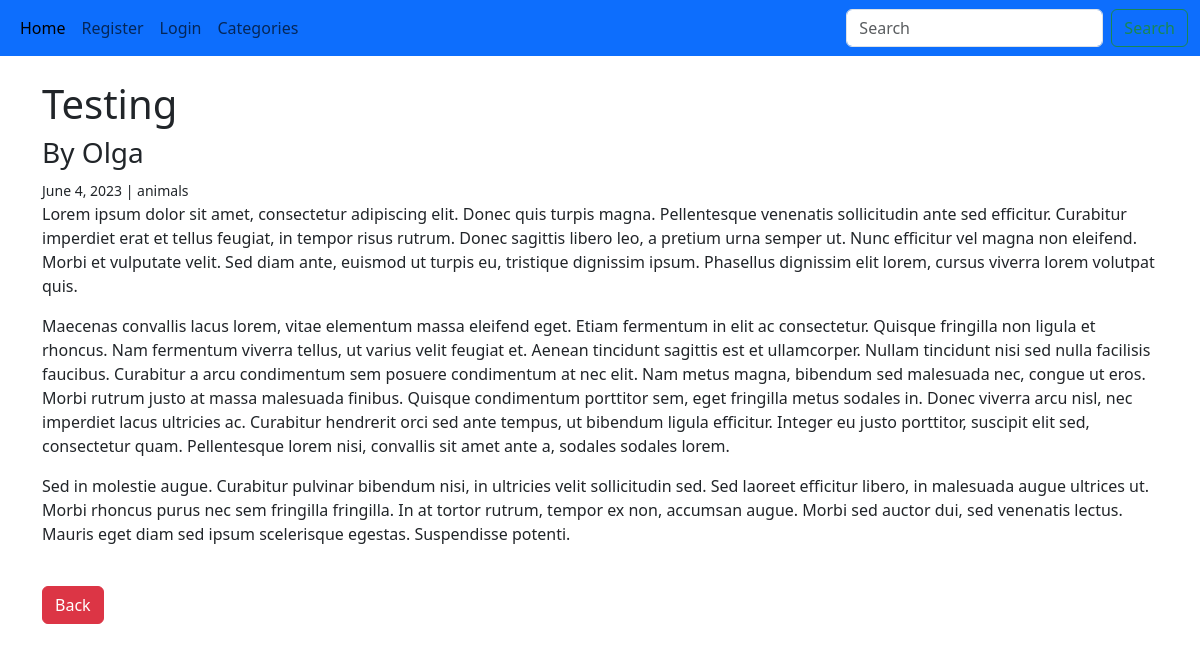
Page /article/22 on the committed database.
### pages/models.py (models this page shows, shortened)
class Post(models.Model):
    title = models.CharField(max_length=255)
    title_tag = models.CharField(max_length=255, default="New Post")
    author = models.ForeignKey(User, on_delete=models.CASCADE)
    body = RichTextField(blank=True, null=True)
    snippet = models.CharField(max_length=500)
    pub_date = models.DateField(auto_now_add=True)
    category = models.ForeignKey(Category, on_delete=models.DO_NOTHING, null=True)

class Category(models.Model):
    name = models.CharField(max_length=150, default="unsorted")
    def __str__(self):
        return self.name
    class Meta:
        verbose_name_plural = "Categories"

### pages/views.py (the view)
# urls.py: path("article/<int:pk>", ArticleDetailView.as_view(), name="article-detailed"),
class ArticleDetailView(DetailView):
    model = Post
    template_name = "article_detailed.html"

### pages/templates/article_detailed.html (shortened to what this page needs)
{% extends 'base.html' %}
{% block content%}
        <h1>{{ post.title }}</h1>
        <h3>By {{ post.author }}</h3>
        <small>{{ post.pub_date }} | {{post.category}}</small>
        <div>{{ post.body|safe }}</div>
        <br/>
        <a href="{% url 'home' %}" class="btn btn-danger">Back</a>
        <br/>
{% endblock %}

### rows in the picture
Post: title "Testing", author "Olga", pub_date "June 4, 2023", category "animals", body "Lorem ipsum dolor sit amet, consectetur adipiscing elit. Donec quis turpis magna. Pellentesque venenatis sollicitudin ante sed efficitur. Curabitur imperdiet erat et tellus feugiat, in tempor risus rutrum. Donec sagittis libero leo, a pretium urna semper ut. Nunc efficitur vel magna non eleifend. Morbi et vulputate velit. Sed diam ante, euismod ut turpis eu, tristique dignissim ipsum. Phasellus dignissim elit lorem, cursus viverra lorem volutpat quis. Maecenas convallis lacus lorem, vitae elementum massa eleifend eget. Etiam fermentum in elit ac consectetur. Quisque fringilla non ligula et rhoncus. Nam fermentum viverra tellus, ut varius velit feugiat et. Aenean tincidunt sagittis est et…"
